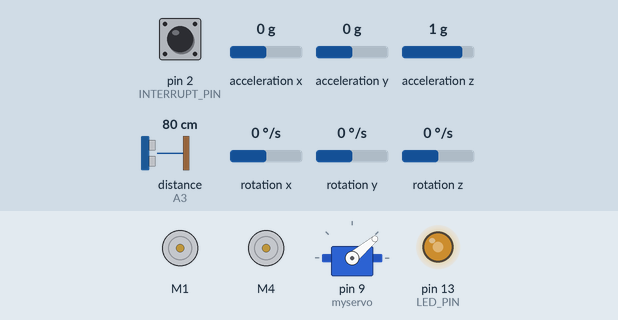
Simulated run of this sketch. Board: Arduino Uno, built with avr-gcc and run on an emulated ATmega328P. Parts: 2 × DC motor (green arrow = forward, orange = backward, longer = faster), servo, output pins drawn as LEDs (lit = HIGH). Wiring (inferred from the names in the program): ultrasonic range finder: trigger A2; echo A3. The test bench sets the inputs (shaded band); at power-on: distance to the obstacle (sensor on A3) 80 cm, rotation z 0 °/s, acceleration x 0 g, pin 2 (INTERRUPT_PIN) LOW, acceleration y 0 g, acceleration z 1 g, rotation x 0 °/s, rotation y 0 °/s. The echo pulse lasts 58.3 µs per cm; the sensor or clock chip raises its interrupt line as the real part does; pins used as bus, display or sensor lines are not drawn.

Above: at 6.7 s.
6.8 s: distance to the obstacle (sensor on A3) set to 2 cm
At 7.6 s:
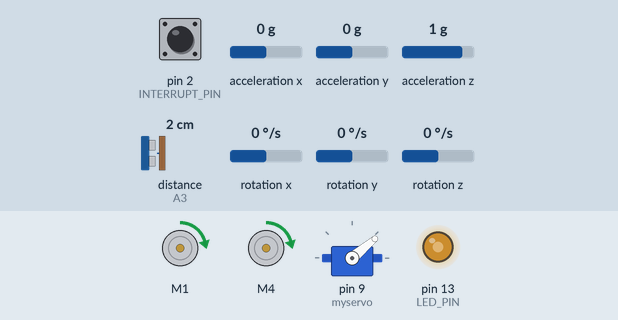
9.8 s: rotation z set to -192 °/s
At 11.59 s:
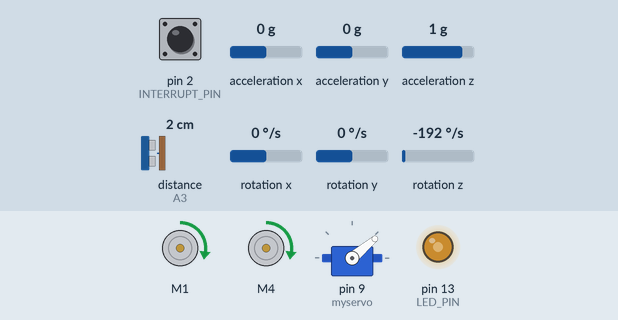
12.8 s: distance to the obstacle (sensor on A3) set to 60 cm
At 13.27 s:
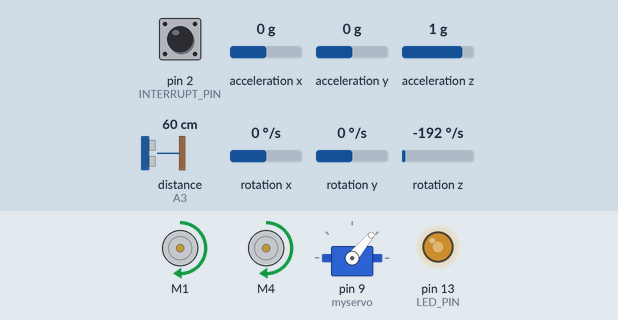
15.8 s: acceleration x set to -1.4 g
At 16.8 s:
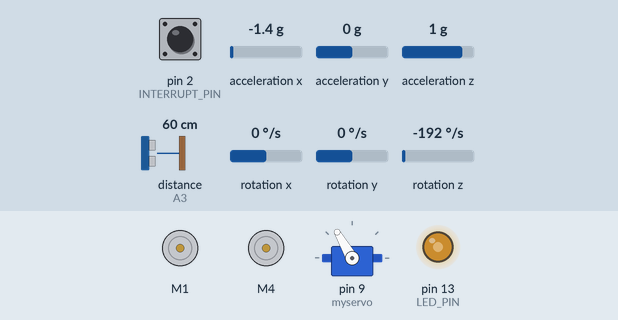
18.8 s: acceleration x set to -0.7 g
21.8 s: acceleration x set to -0.4 g
At 23.23 s:
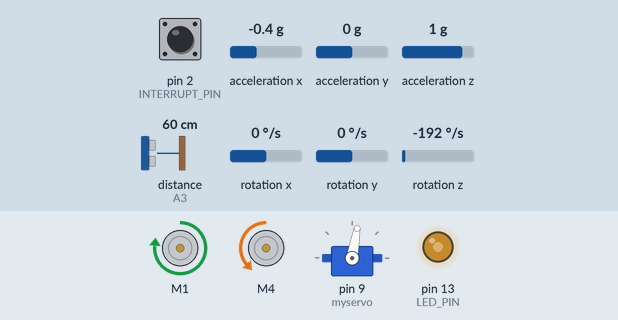
Timing chart, 0 to 27.3 s (numbered marks = the images above; inputs shaded):
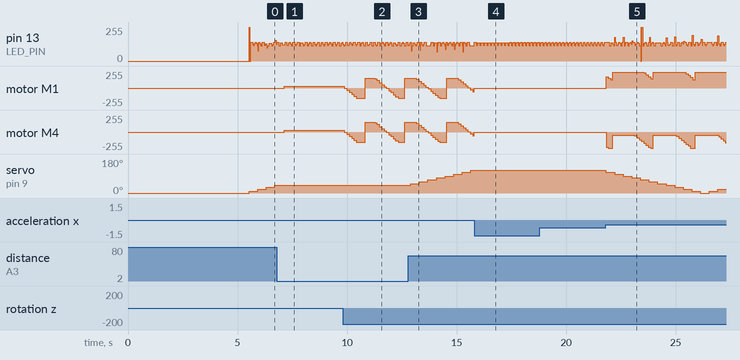

Measured:
- the behaviour switches between -0.6 and -0.5 g on acceleration x (found by bisection; images 4 and 5)
- after the input at 6.8 s, motor M1, motor M4: stopped → forward 26/255 after 0.32 s; servo on pin 9 (myservo): stays 40° (without the input it goes to 50° after 0.29 s)
- after the input at 9.8 s, motor M1, motor M4: ramps from forward 150/255 to backward 150/255 and jumps back, once every 1.8 s
- after the input at 12.8 s, servo on pin 9 (myservo): moves from 40° to 120° over 2.7 s, starting after 0.11 s
- after the input at 15.8 s, servo on pin 9 (myservo): stays 120° (without the input it goes to 110° after 0.26 s)

The sketch:

biped_radar.ino
```cpp
    /********** Self-Balancing Robot **********/
#include "I2Cdev.h"
#include "MPU6050_6Axis_MotionApps20.h"
#include <AFMotor.h>
#include <PID_v1.h>
#include <Servo.h>

// #define IR_RECEIVE_PIN 9
// #define USE_EXTENDED_NEC_PROTOCOL
// #include <TinyIRReceiver.hpp>

#if I2CDEV_IMPLEMENTATION == I2CDEV_ARDUINO_WIRE
    #include "Wire.h"
#endif

// --- MPU6050 ---
MPU6050 mpu;

#define INTERRUPT_PIN 2
#define LED_PIN 13


bool dmpReady = false;
uint8_t mpuIntStatus;
uint8_t devStatus;
uint16_t packetSize;
uint16_t fifoCount;
uint8_t fifoBuffer[64];


Quaternion q;
VectorFloat gravity;
float ypr[3];


volatile bool mpuInterrupt = false;
void dmpDataReady() { mpuInterrupt = true; }

// --- Motors ---
 AF_DCMotor leftMotor(1);   // M1
AF_DCMotor rightMotor(4);  // M4

// --- PID ---
double pitchInput, pidOutput;
double setpoint = 0; //2.30


double Kp = 35;   //   40.0, 35.0
double Ki = 350;    //  500, 350
double Kd = 0.8;    //   1.0, 0.8

PID balancePID(&pitchInput, &pidOutput, &setpoint, Kp, Ki, Kd, DIRECT);

// --- Outer PID ---
double outerInput, outerOutput, outerSetpoint = 0;  // outerSetpoint is always 0 (we want zero imbalance)
double outerKp = 0.010;  // 0.010// keep very small
double outerKi = 0.010;  // 0.010
double outerKd = 0.001;  // 0.001

PID outerPID(&outerInput, &outerOutput, &outerSetpoint, outerKp, outerKi, outerKd, DIRECT);

// --- Yaw PID ---
double yawInput, yawOutput, yawSetpoint = 0;
double yawKp = 1.5;
double yawKi = 0.0;
double yawKd = 0.03;

PID yawPID(&yawInput, &yawOutput, &yawSetpoint, yawKp, yawKi, yawKd, DIRECT);

// --- IR ---
const double SETPOINT_STEP = 1.0;
const double SETPOINT_MIN  = -20.0;
const double SETPOINT_MAX  =  20.0;
double bankedSetpoint = setpoint;  // stores the banked value

/*
// --- Square Demo ---
bool demoRunning = false;
int demoStep = 0;                           // 0-3 = sides, 4-7 = turns
unsigned long demoStepStart = 0;

const double DEMO_FORWARD_OFFSET =  0.5;   // degrees - lean forward to drive
const double DEMO_TURN_OFFSET    =  0.0;   // no lean during turn
const unsigned long DEMO_DRIVE_TIME = 3000; // ms per side
const unsigned long DEMO_TURN_TIME  = 600;  // ms per 90 degree turn
*/

// --- Dynamic Setpoint Correction ---
double positiveCorrectionCount = 0;
double negativeCorrectionCount = 0;
unsigned long lastCorrectionCheck = 0;
const unsigned long CORRECTION_CHECK_INTERVAL = 400;  // check every 400ms
const double DYNAMIC_SETPOINT_RANGE = 3.0;  // max degrees it can drift from base

// --- Servo & Ultrasonic ---
const int tr = A2;  //white
const int ech = A3; //black
const float DETECTION_RANGE = 40.0;  // cm
const double SWEEP_STEP = 10;            // degrees per step -
const int SWEEP_DELAY = 10;          // ms between steps - servo speed
const int SWEEP_MIN = 0;
const int SWEEP_MAX = 120;
unsigned long lastDistanceCheck = 0;
const unsigned long DISTANCE_CHECK_INTERVAL = 385;

double distance = 0;
Servo myservo;

double currentAngle = 0;
int sweepDirection = 1;      // 1 = increasing, -1 = decreasing
bool objectFound = false;
int leftEdge = -1;
int rightEdge = -1;

// --- ULTRASONIC READ ---
float readDistance() {
    digitalWrite(tr, LOW);
    delayMicroseconds(2);
    digitalWrite(tr, HIGH);
    delayMicroseconds(10);
    digitalWrite(tr, LOW);

    float duration = pulseIn(ech, HIGH, 5000); //5ms timeout for when this bitch bugs out

    if (duration == 0){
        return -1;
    }

    return (duration * 0.0343) / 2;
}

// --- SERVO MOVE ---
void moveServo(double angle) {
    angle = constrain(angle, SWEEP_MIN, SWEEP_MAX);
    myservo.write(angle);
    delay(SWEEP_DELAY);  // wait for servo to settle before reading
    currentAngle = angle;
}

// --- SWEEP ---
void sweep() {
    currentAngle += sweepDirection * SWEEP_STEP;

    // reverse direction at limits
    if (currentAngle >= SWEEP_MAX) { // 150
        currentAngle = SWEEP_MAX;
        sweepDirection = -1;          // left
    } else if (currentAngle <= SWEEP_MIN) { // 0
        currentAngle = SWEEP_MIN;
        sweepDirection = 1;           // right
    }

    moveServo(currentAngle);
}


bool blinkState = false;

// ================================================================
// ===                      INITIAL SETUP                       ===
// ================================================================

void setup() {

    delay(5000);

    #if I2CDEV_IMPLEMENTATION == I2CDEV_ARDUINO_WIRE
        Wire.begin();
        Wire.setClock(400000);
    #elif I2CDEV_IMPLEMENTATION == I2CDEV_BUILTIN_FASTWIRE
        Fastwire::setup(400, true);
    #endif

//  Serial.begin(115200);

//    Serial.println(F("Initializing I2C devices..."));
    mpu.initialize();
    pinMode(INTERRUPT_PIN, INPUT);

//    Serial.println(F("Testing device connections..."));
//    Serial.println(mpu.testConnection() ? F("MPU6050 connection successful") : F("MPU6050 connection failed"));

//    Serial.println(F("Initializing DMP..."));
    devStatus = mpu.dmpInitialize();

    mpu.setXAccelOffset(5958); //5627
    mpu.setYAccelOffset(5866); //5893
    mpu.setZAccelOffset(9246); //9263
    mpu.setXGyroOffset(-33); // -30
    mpu.setYGyroOffset(-53); // -52
    mpu.setZGyroOffset(4);   //  1


    if (devStatus == 0) {

        //mpu.CalibrateAccel(6);
        //mpu.CalibrateGyro(6);
        //mpu.PrintActiveOffsets();

//        Serial.println(F("Enabling DMP..."));
        mpu.setDMPEnabled(true);

//        Serial.print(F("Enabling interrupt detection (Arduino external interrupt "));
//        Serial.print(digitalPinToInterrupt(INTERRUPT_PIN));
//        Serial.println(F(")..."));
        attachInterrupt(digitalPinToInterrupt(INTERRUPT_PIN), dmpDataReady, RISING);
        mpuIntStatus = mpu.getIntStatus();

//        Serial.println(F("DMP ready!"));
        dmpReady = true;

        packetSize = mpu.dmpGetFIFOPacketSize();
    }
//     else {
// //        Serial.print(F("DMP Initialization failed (code "));
// //        Serial.print(devStatus);
// //        Serial.println(F(")"));
//     }

    // PID setup
    balancePID.SetMode(AUTOMATIC);
    balancePID.SetSampleTime(10);                  // compute every 10ms
    balancePID.SetOutputLimits(-200, 200);         // match motor speed range

    outerPID.SetMode(AUTOMATIC);
    outerPID.SetOutputLimits(-DYNAMIC_SETPOINT_RANGE, DYNAMIC_SETPOINT_RANGE); // max degrees it can shift setpoint

    yawPID.SetMode(AUTOMATIC);
    yawPID.SetOutputLimits(-150, 150);

    leftMotor.setSpeed(0);
    rightMotor.setSpeed(0);

    // Servo & Ultrasonic setup
    pinMode(tr, OUTPUT);
    pinMode(ech, INPUT);
    myservo.attach(9);
    moveServo(0);  // start at 0 degrees

/*
    // IR setup
    initPCIInterruptForTinyReceiver();
*/
/*
    demoRunning = true;
    demoStep = 0;
    demoStepStart = millis();
    bankedSetpoint = setpoint;
*/
    pinMode(LED_PIN, OUTPUT);
}

// ================================================================
// ===                     MOTOR CONTROL                        ===
// ================================================================
int absLeftSpeed = 0, absRightSpeed = 0;

void setMotors(int speed, int turnBias) { //  (int)pidOutput, (int)yawOutput

    int leftSpeed = constrain(speed + turnBias, -240, 240);
    int rightSpeed = constrain(speed - turnBias, -240, 240);

    absLeftSpeed = abs(leftSpeed);
    absRightSpeed = abs(rightSpeed);

    if (leftSpeed > 0) {
        leftMotor.run(FORWARD);
    } else if (leftSpeed < 0) {
        leftMotor.run(BACKWARD);
    } else {
        leftMotor.run(RELEASE);
    }
    leftMotor.setSpeed(absLeftSpeed);


    if (rightSpeed > 0) {
        rightMotor.run(BACKWARD);
    } else if (rightSpeed < 0) {
        rightMotor.run(FORWARD);
    } else {
        rightMotor.run(RELEASE);
    }
    rightMotor.setSpeed(absRightSpeed);
}


// ================================================================
// ===                     IR HANDLING                          ===
// ================================================================
/*
void handleIR() {
    if (TinyReceiverDecode()) {
        if (TinyIRReceiverData.Flags != IRDATA_FLAGS_IS_REPEAT) {
            switch (TinyIRReceiverData.Command) {
                case 0x16:  // "up"
                    setpoint = constrain(setpoint + SETPOINT_STEP, SETPOINT_MIN, SETPOINT_MAX);
                    break;
                case 0x14:  // "down"
                    setpoint = constrain(setpoint - SETPOINT_STEP, SETPOINT_MIN, SETPOINT_MAX);
                    break;
                case 0x0:  // up 7 degrees
                    setpoint = constrain(setpoint + 2.0, SETPOINT_MIN, SETPOINT_MAX);
                    break;
                case 0x1:  // down 7 degrees
                    setpoint = constrain(setpoint - 2.0, SETPOINT_MIN, SETPOINT_MAX);
                    break;
                case 0xF:  // bank current setpoint
                    bankedSetpoint = setpoint;
                    break;
                case 0xB:  // restore banked setpoint
                    setpoint = bankedSetpoint;
                    break;
                default:
                    break;
            }
        }
    }
}
*/
/*
void handleDemo() {
    if (!demoRunning) return;

    unsigned long now = millis();
    bool isDriving = (demoStep % 2 == 0);  // even steps = drive, odd = turn

    unsigned long stepDuration = isDriving ? DEMO_DRIVE_TIME : DEMO_TURN_TIME;

    if (now - demoStepStart >= stepDuration) {
        demoStep++;
        demoStepStart = now;

        if (demoStep >= 8) {  // 4 sides + 4 turns complete
            demoRunning = false;
            demoStep = 0;
            setpoint = bankedSetpoint;  // restore original setpoint
            return;
        }
    }

    if (isDriving) {
        // lean forward by offsetting setpoint
        setpoint = bankedSetpoint + DEMO_FORWARD_OFFSET;
        // both motors same speed - balance loop handles actual motor output
    } else {
        // turn by giving each motor a different speed
        // balance loop still runs, we just bias the motors
        setpoint = bankedSetpoint;
        int turnBias = 60;  // tune this - difference between left and right
        leftMotor.setSpeed(constrain((int)abs(pidOutput) + turnBias, 0, 240));
        rightMotor.setSpeed(constrain((int)abs(pidOutput) - turnBias, 0, 240));
    }
}
*/
// ================================================================
// ===                    MAIN PROGRAM LOOP                     ===
// ================================================================

void loop() {
    if (!dmpReady) return;

//    handleIR();
//    handleDemo();

    if (mpu.dmpGetCurrentFIFOPacket(fifoBuffer)) {

        // Get pitch angle from DMP
        mpu.dmpGetQuaternion(&q, fifoBuffer);
        mpu.dmpGetGravity(&gravity, &q);
        mpu.dmpGetYawPitchRoll(ypr, &q, &gravity);

        pitchInput = ypr[1] * 180 / M_PI;  // feed pitch into PID input
        yawInput = ypr[0] * 180 / M_PI;  // Yaw angle in degrees

        // Kill motors if robot has fallen over
        if (abs(pitchInput) > 30) {
            setMotors(0, 0);
            balancePID.SetMode(MANUAL);   // stop PID accumulating integral while fallen
            pidOutput = 0;
            balancePID.SetMode(AUTOMATIC);
            yawSetpoint = yawInput;         // Reset yaw setpoint to current heading
            setpoint = bankedSetpoint;

            positiveCorrectionCount = 0;
            negativeCorrectionCount = 0;

            objectFound = false;

            blinkState = !blinkState;
            digitalWrite(LED_PIN, blinkState);
            return;
        }

        // Run PID
        balancePID.Compute();

         // Yaw setpoint to feed into YawPID based on Servo angle
        unsigned long noow = millis();
        if (noow - lastDistanceCheck >= DISTANCE_CHECK_INTERVAL) {

            distance = readDistance();
            //Serial.print("Angle: "); Serial.print(currentAngle);
            //Serial.print("\tDistance: "); Serial.println(distance);

            if (distance >= 0 && distance <= DETECTION_RANGE) { // object is within 25cm
                // object detected
                if (!objectFound) { // objectFound == false
                    objectFound = true;
                    yawSetpoint = (75 - currentAngle) * 0.5;
                }

            }
            else {
              // no object - sweep
              objectFound = false;
              sweep(); //10ms cost
            }
            lastDistanceCheck = noow;
        }

        yawPID.Compute();


        if (pidOutput > 0) positiveCorrectionCount += pidOutput*0.01;
        else if (pidOutput < 0) negativeCorrectionCount += abs(pidOutput*0.01);

				unsigned long now = millis();
        if (now - lastCorrectionCheck >= CORRECTION_CHECK_INTERVAL) {
            outerInput = positiveCorrectionCount - negativeCorrectionCount;  // imbalance is the error
            outerPID.Compute();

            setpoint = constrain(bankedSetpoint - outerOutput, SETPOINT_MIN, SETPOINT_MAX);


            positiveCorrectionCount *= 0.2;  // decay instead of reset
            negativeCorrectionCount *= 0.2;

            lastCorrectionCheck = now;
        }

        setMotors((int)pidOutput, (int)yawOutput);


        blinkState = !blinkState;
        digitalWrite(LED_PIN, blinkState);


// 		    Serial.print("yawInput: ");  Serial.print(yawInput);
//         // Serial.print("outerInput: ");  Serial.print(outerInput);
//         Serial.print("\tyawOutput: ");  Serial.print(yawOutput);
//         Serial.print("\tyawSetpoint: ");  Serial.print(yawSetpoint);
// //         Serial.print("\touterOutput: ");  Serial.print(outerOutput);
//         Serial.print("\tPitch: ");  Serial.print(pitchInput);
// //        Serial.print("\tbankedSetpoint: ");  Serial.print(bankedSetpoint);
//         Serial.print("\tSetpoint: ");  Serial.print(setpoint);
//         Serial.print("\tPID: ");  Serial.print(pidOutput);
//         Serial.print("\tLeft: ");  Serial.print(absLeftSpeed);
//         Serial.print("\tRight: ");  Serial.println(absRightSpeed);

// plotter---------------------

// Serial.print("outerInput:");
// Serial.print(outerInput);
// Serial.print("\t");
// Serial.print("outerOutput:");
// Serial.print(outerOutput);
// Serial.print("\t");
// Serial.print("pitch:");
// Serial.print(pitchInput);
// Serial.print("\t");
// Serial.print("setpoint:");
// Serial.print(setpoint);
// Serial.print("\t");
// Serial.print("PID:");
// Serial.println(pidOutput);

    }
}
```
